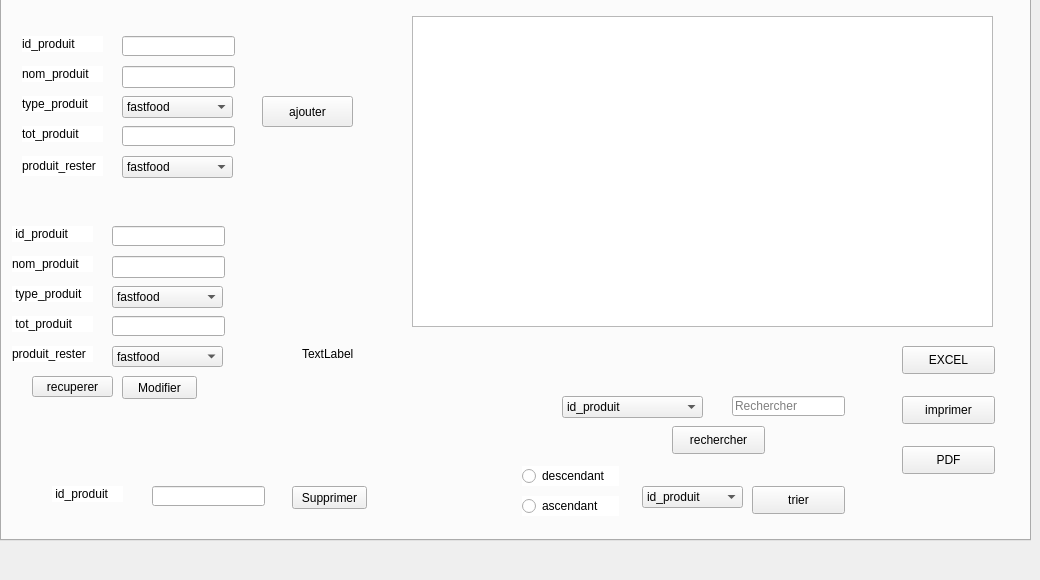
   <widget class="QWidget" name="tab_2">
    <attribute name="title">
     <string>Gestion produit</string>
    </attribute>
    <widget class="QTabWidget" name="affichage2">
     <property name="geometry">
      <rect>
       <x>0</x>
       <y>-30</y>
       <width>1031</width>
       <height>571</height>
      </rect>
     </property>
     <property name="currentIndex">
      <number>0</number>
     </property>
     <widget class="QWidget" name="tab_11">
      <attribute name="title">
       <string>Ajout</string>
      </attribute>
      <widget class="QLineEdit" name="le_id_produit">
       <property name="geometry">
        <rect>
         <x>120</x>
         <y>40</y>
         <width>113</width>
         <height>20</height>
        </rect>
       </property>
      </widget>
      <widget class="QPushButton" name="ajouter1">
       <property name="geometry">
        <rect>
         <x>260</x>
         <y>100</y>
         <width>91</width>
         <height>31</height>
        </rect>
       </property>
       <property name="accessibleDescription">
        <string/>
       </property>
       <property name="styleSheet">
        <string notr="true">￼</string>
       </property>
       <property name="text">
        <string>ajouter</string>
       </property>
       <property name="autoRepeat">
        <bool>false</bool>
       </property>
      </widget>
      <widget class="QLineEdit" name="le_tot_produit">
       <property name="geometry">
        <rect>
         <x>120</x>
         <y>130</y>
         <width>113</width>
         <height>20</height>
        </rect>
       </property>
      </widget>
      <widget class="QTableView" name="tab_produit">
       <property name="geometry">
        <rect>
         <x>410</x>
         <y>20</y>
         <width>581</width>
         <height>311</height>
        </rect>
       </property>
      </widget>
      <widget class="QLabel" name="label_41">
       <property name="geometry">
        <rect>
         <x>50</x>
         <y>490</y>
         <width>71</width>
         <height>16</height>
        </rect>
       </property>
       <property name="styleSheet">
        <string notr="true">background-color:tranparent;

border-image:url(:/image/5.jpg);

background:white;

border:none;

background-repeat:none;</string>
       </property>
       <property name="text">
        <string> id_produit</string>
       </property>
      </widget>
      <widget class="QLineEdit" name="le_id_supprimer">
       <property name="geometry">
        <rect>
         <x>150</x>
         <y>490</y>
         <width>113</width>
         <height>20</height>
        </rect>
       </property>
      </widget>
      <widget class="QPushButton" name="supprimer_2">
       <property name="geometry">
        <rect>
         <x>290</x>
         <y>490</y>
         <width>75</width>
         <height>23</height>
        </rect>
       </property>
       <property name="text">
        <string>Supprimer</string>
       </property>
      </widget>
      <widget class="QLabel" name="label_4">
       <property name="geometry">
        <rect>
         <x>20</x>
         <y>40</y>
         <width>81</width>
         <height>16</height>
        </rect>
       </property>
       <property name="styleSheet">
        <string notr="true">background-color:tranparent;

border-image:url(:/image/5.jpg);

background:white;

border:none;

background-repeat:none;</string>
       </property>
       <property name="text">
        <string>id_produit</string>
       </property>
      </widget>
      <widget class="QLabel" name="label_5">
       <property name="geometry">
        <rect>
         <x>20</x>
         <y>130</y>
         <width>81</width>
         <height>16</height>
        </rect>
       </property>
       <property name="styleSheet">
        <string notr="true">background-color:tranparent;

border-image:url(:/image/5.jpg);

background:white;

border:none;

background-repeat:none;</string>
       </property>
       <property name="text">
        <string>tot_produit</string>
       </property>
      </widget>
      <widget class="QLabel" name="label_42">
       <property name="geometry">
        <rect>
         <x>10</x>
         <y>230</y>
         <width>81</width>
         <height>16</height>
        </rect>
       </property>
       <property name="styleSheet">
        <string notr="true">background-color:tranparent;

border-image:url(:/image/5.jpg);

background:white;

border:none;

background-repeat:none;</string>
       </property>
       <property name="text">
        <string> id_produit</string>
       </property>
      </widget>
      <widget class="QLabel" name="label_6">
       <property name="geometry">
        <rect>
         <x>10</x>
         <y>320</y>
         <width>81</width>
         <height>16</height>
        </rect>
       </property>
       <property name="styleSheet">
        <string notr="true">background-color:tranparent;

border-image:url(:/image/5.jpg);

background:white;

border:none;

background-repeat:none;</string>
       </property>
       <property name="text">
        <string> tot_produit</string>
       </property>
      </widget>
      <widget class="QLineEdit" name="le_tot_produit_3">
       <property name="geometry">
        <rect>
         <x>110</x>
         <y>320</y>
         <width>113</width>
         <height>20</height>
        </rect>
       </property>
      </widget>
      <widget class="QLineEdit" name="le_id_produit_3">
       <property name="geometry">
        <rect>
         <x>110</x>
         <y>230</y>
         <width>113</width>
         <height>20</height>
        </rect>
       </property>
      </widget>
      <widget class="QPushButton" name="modifier3_2">
       <property name="geometry">
        <rect>
         <x>120</x>
         <y>380</y>
         <width>75</width>
         <height>23</height>
        </rect>
       </property>
       <property name="text">
        <string>Modifier</string>
       </property>
      </widget>
      <widget class="QComboBox" name="cb_recherche_4">
       <property name="geometry">
        <rect>
         <x>560</x>
         <y>400</y>
         <width>141</width>
         <height>22</height>
        </rect>
       </property>
       <item>
        <property name="text">
         <string>id_produit</string>
        </property>
       </item>
       <item>
        <property name="text">
         <string>nom_produit</string>
        </property>
       </item>
       <item>
        <property name="text">
         <string>type_produit</string>
        </property>
       </item>
       <item>
        <property name="text">
         <string>tot_produit</string>
        </property>
       </item>
       <item>
        <property name="text">
         <string>produit_rester</string>
        </property>
       </item>
      </widget>
      <widget class="QLineEdit" name="le_recherche_4">
       <property name="geometry">
        <rect>
         <x>730</x>
         <y>400</y>
         <width>113</width>
         <height>20</height>
        </rect>
       </property>
       <property name="placeholderText">
        <string>Rechercher</string>
       </property>
      </widget>
      <widget class="QPushButton" name="pushButton_4">
       <property name="geometry">
        <rect>
         <x>670</x>
         <y>430</y>
         <width>93</width>
         <height>28</height>
        </rect>
       </property>
       <property name="text">
        <string>rechercher</string>
       </property>
      </widget>
      <widget class="QPushButton" name="EXCEL_3">
       <property name="geometry">
        <rect>
         <x>900</x>
         <y>350</y>
         <width>93</width>
         <height>28</height>
        </rect>
       </property>
       <property name="text">
        <string>EXCEL</string>
       </property>
      </widget>
      <widget class="QLabel" name="label_27">
       <property name="geometry">
        <rect>
         <x>20</x>
         <y>100</y>
         <width>81</width>
         <height>16</height>
        </rect>
       </property>
       <property name="styleSheet">
        <string notr="true">background-color:tranparent;

border-image:url(:/image/5.jpg);

background:white;

border:none;

background-repeat:none;</string>
       </property>
       <property name="text">
        <string>type_produit</string>
       </property>
      </widget>
      <widget class="QLabel" name="label_28">
       <property name="geometry">
        <rect>
         <x>10</x>
         <y>290</y>
         <width>81</width>
         <height>16</height>
        </rect>
       </property>
       <property name="styleSheet">
        <string notr="true">background-color:tranparent;

border-image:url(:/image/5.jpg);

background:white;

border:none;

background-repeat:none;</string>
       </property>
       <property name="text">
        <string> type_produit</string>
       </property>
      </widget>
      <widget class="QPushButton" name="pushButton_9">
       <property name="geometry">
        <rect>
         <x>750</x>
         <y>490</y>
         <width>93</width>
         <height>28</height>
        </rect>
       </property>
       <property name="text">
        <string>trier</string>
       </property>
      </widget>
      <widget class="QComboBox" name="trieprod">
       <property name="geometry">
        <rect>
         <x>640</x>
         <y>490</y>
         <width>101</width>
         <height>22</height>
        </rect>
       </property>
       <item>
        <property name="text">
         <string>id_produit</string>
        </property>
       </item>
       <item>
        <property name="text">
         <string>nom_produit</string>
        </property>
       </item>
       <item>
        <property name="text">
         <string>type_produit</string>
        </property>
       </item>
       <item>
        <property name="text">
         <string>tot_produit</string>
        </property>
       </item>
       <item>
        <property name="text">
         <string>produit_rester</string>
        </property>
       </item>
      </widget>
      <widget class="QLabel" name="label_30">
       <property name="geometry">
        <rect>
         <x>0</x>
         <y>0</y>
         <width>1001</width>
         <height>541</height>
        </rect>
       </property>
       <property name="styleSheet">
        <string notr="true">background-color:tranparent;

border-image:url(:/StyleSheet/1.jpg);

background:none;

border:none;

background-repeat:none;</string>
       </property>
       <property name="text">
        <string/>
       </property>
      </widget>
      <widget class="QComboBox" name="letypeproduit">
       <property name="geometry">
        <rect>
         <x>120</x>
         <y>100</y>
         <width>111</width>
         <height>22</height>
        </rect>
       </property>
       <item>
        <property name="text">
         <string>fastfood</string>
        </property>
       </item>
       <item>
        <property name="text">
         <string>healthyfood</string>
        </property>
       </item>
       <item>
        <property name="text">
         <string>Others</string>
        </property>
       </item>
      </widget>
      <widget class="QComboBox" name="mtypeproduit">
       <property name="geometry">
        <rect>
         <x>110</x>
         <y>290</y>
         <width>111</width>
         <height>22</height>
        </rect>
       </property>
       <item>
        <property name="text">
         <string>fastfood</string>
        </property>
       </item>
       <item>
        <property name="text">
         <string>healthyfood</string>
        </property>
       </item>
       <item>
        <property name="text">
         <string>others</string>
        </property>
       </item>
      </widget>
      <widget class="QPushButton" name="pushButton_5">
       <property name="geometry">
        <rect>
         <x>30</x>
         <y>380</y>
         <width>81</width>
         <height>21</height>
        </rect>
       </property>
       <property name="text">
        <string>recuperer</string>
       </property>
      </widget>
      <widget class="QRadioButton" name="desc2">
       <property name="geometry">
        <rect>
         <x>520</x>
         <y>470</y>
         <width>97</width>
         <height>20</height>
        </rect>
       </property>
       <property name="styleSheet">
        <string notr="true">background-color:tranparent;

border-image:url(:/image/5.jpg);

background:white;

border:none;
background-repeat:none;</string>
       </property>
       <property name="text">
        <string>descendant </string>
       </property>
      </widget>
      <widget class="QRadioButton" name="asc2">
       <property name="geometry">
        <rect>
         <x>520</x>
         <y>500</y>
         <width>97</width>
         <height>20</height>
        </rect>
       </property>
       <property name="styleSheet">
        <string notr="true">background-color:tranparent;

border-image:url(:/image/5.jpg);

background:white;

border:none;

background-repeat:none;</string>
       </property>
       <property name="text">
        <string>ascendant</string>
       </property>
      </widget>
      <widget class="QLabel" name="label_14">
       <property name="geometry">
        <rect>
         <x>300</x>
         <y>350</y>
         <width>56</width>
         <height>16</height>
        </rect>
       </property>
       <property name="text">
        <string>TextLabel</string>
       </property>
      </widget>
      <widget class="QLabel" name="label_15">
       <property name="geometry">
        <rect>
         <x>20</x>
         <y>70</y>
         <width>81</width>
         <height>16</height>
        </rect>
       </property>
       <property name="styleSheet">
        <string notr="true">background-color:tranparent;

border-image:url(:/image/5.jpg);

background:white;

border:none;

background-repeat:none;</string>
       </property>
       <property name="text">
        <string>nom_produit</string>
       </property>
      </widget>
      <widget class="QLineEdit" name="le_nom_produit">
       <property name="geometry">
        <rect>
         <x>120</x>
         <y>70</y>
         <width>113</width>
         <height>22</height>
        </rect>
       </property>
      </widget>
      <widget class="QComboBox" name="leproduitrester">
       <property name="geometry">
        <rect>
         <x>120</x>
         <y>160</y>
         <width>111</width>
         <height>22</height>
        </rect>
       </property>
       <item>
        <property name="text">
         <string>fastfood</string>
        </property>
       </item>
       <item>
        <property name="text">
         <string>heathyfood</string>
        </property>
       </item>
       <item>
        <property name="text">
         <string>others</string>
        </property>
       </item>
      </widget>
      <widget class="QLabel" name="label_16">
       <property name="geometry">
        <rect>
         <x>20</x>
         <y>160</y>
         <width>81</width>
         <height>20</height>
        </rect>
       </property>
       <property name="styleSheet">
        <string notr="true">background-color:tranparent;

border-image:url(:/image/5.jpg);

background:white;

border:none;

background-repeat:none;</string>
       </property>
       <property name="text">
        <string>produit_rester</string>
       </property>
      </widget>
      <widget class="QLabel" name="label_17">
       <property name="geometry">
        <rect>
         <x>10</x>
         <y>260</y>
         <width>81</width>
         <height>16</height>
        </rect>
       </property>
       <property name="styleSheet">
        <string notr="true">background-color:tranparent;

border-image:url(:/image/5.jpg);

background:white;

border:none;

background-repeat:none;
</string>
       </property>
       <property name="text">
        <string>nom_produit</string>
       </property>
      </widget>
      <widget class="QLineEdit" name="le_nom_produit_3">
       <property name="geometry">
        <rect>
         <x>110</x>
         <y>260</y>
         <width>113</width>
         <height>22</height>
        </rect>
       </property>
      </widget>
      <widget class="QLabel" name="label_18">
       <property name="geometry">
        <rect>
         <x>10</x>
         <y>350</y>
         <width>81</width>
         <height>16</height>
        </rect>
       </property>
       <property name="styleSheet">
        <string notr="true">background-color:tranparent;

border-image:url(:/image/5.jpg);

background:white;

border:none;

background-repeat:none;
</string>
       </property>
       <property name="text">
        <string>produit_rester</string>
       </property>
      </widget>
      <widget class="QComboBox" name="mproduitrester">
       <property name="geometry">
        <rect>
         <x>110</x>
         <y>350</y>
         <width>111</width>
         <height>21</height>
        </rect>
       </property>
       <item>
        <property name="text">
         <string>fastfood</string>
        </property>
       </item>
       <item>
        <property name="text">
         <string>healthyfood</string>
        </property>
       </item>
       <item>
        <property name="text">
         <string>others</string>
        </property>
       </item>
      </widget>
      <widget class="QPushButton" name="impression_3">
       <property name="geometry">
        <rect>
         <x>900</x>
         <y>400</y>
         <width>93</width>
         <height>28</height>
        </rect>
       </property>
       <property name="text">
        <string>imprimer</string>
       </property>
      </widget>
      <widget class="QPushButton" name="pdfff">
       <property name="geometry">
        <rect>
         <x>900</x>
         <y>450</y>
         <width>93</width>
         <height>28</height>
        </rect>
       </property>
       <property name="text">
        <string>PDF</string>
       </property>
      </widget>
      <zorder>label_30</zorder>
      <zorder>ajouter1</zorder>
      <zorder>pushButton_5</zorder>
      <zorder>le_id_produit</zorder>
      <zorder>le_tot_produit</zorder>
      <zorder>tab_produit</zorder>
      <zorder>label_41</zorder>
      <zorder>le_id_supprimer</zorder>
      <zorder>supprimer_2</zorder>
      <zorder>label_4</zorder>
      <zorder>label_5</zorder>
      <zorder>label_42</zorder>
      <zorder>label_6</zorder>
      <zorder>le_tot_produit_3</zorder>
      <zorder>le_id_produit_3</zorder>
      <zorder>modifier3_2</zorder>
      <zorder>cb_recherche_4</zorder>
      <zorder>le_recherche_4</zorder>
      <zorder>pushButton_4</zorder>
      <zorder>EXCEL_3</zorder>
      <zorder>label_27</zorder>
      <zorder>label_28</zorder>
      <zorder>pushButton_9</zorder>
      <zorder>trieprod</zorder>
      <zorder>letypeproduit</zorder>
      <zorder>mtypeproduit</zorder>
      <zorder>desc2</zorder>
      <zorder>asc2</zorder>
      <zorder>label_14</zorder>
      <zorder>label_15</zorder>
      <zorder>le_nom_produit</zorder>
      <zorder>leproduitrester</zorder>
      <zorder>label_16</zorder>
      <zorder>label_17</zorder>
      <zorder>le_nom_produit_3</zorder>
      <zorder>label_18</zorder>
      <zorder>mproduitrester</zorder>
      <zorder>impression_3</zorder>
      <zorder>pdfff</zorder>
     </widget>
    </widget>
   </widget>
